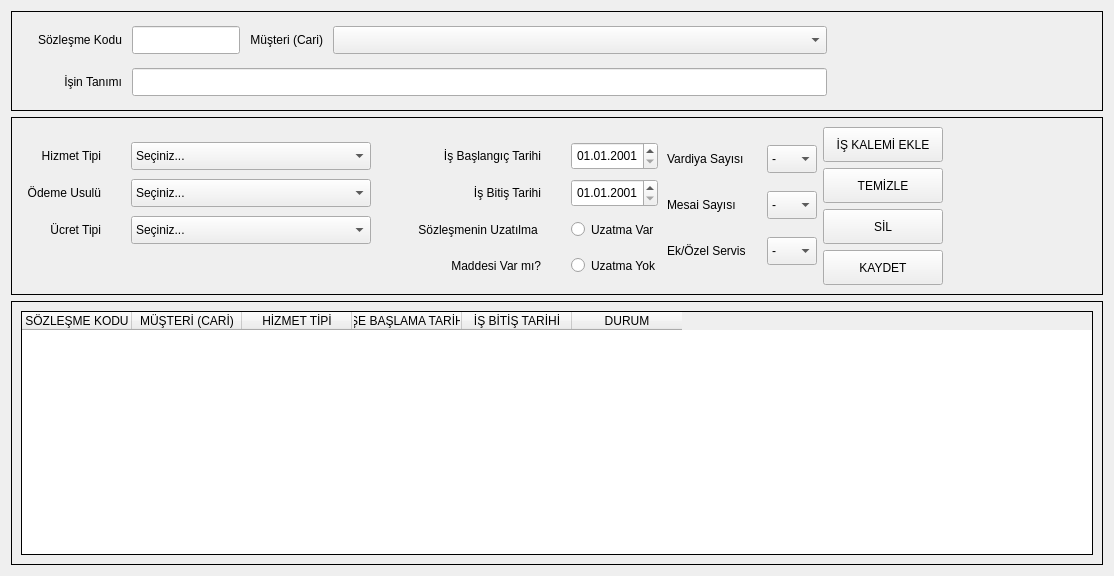
<?xml version="1.0" encoding="UTF-8"?>
<ui version="4.0">
 <class>main_form</class>
 <widget class="QWidget" name="main_form">
  <property name="geometry">
   <rect>
    <x>0</x>
    <y>0</y>
    <width>1036</width>
    <height>576</height>
   </rect>
  </property>
  <property name="windowTitle">
   <string>Form</string>
  </property>
  <layout class="QGridLayout" name="gridLayout_5">
   <item row="0" column="0">
    <widget class="QFrame" name="top_frame">
     <property name="sizePolicy">
      <sizepolicy hsizetype="Preferred" vsizetype="Fixed">
       <horstretch>0</horstretch>
       <verstretch>0</verstretch>
      </sizepolicy>
     </property>
     <property name="minimumSize">
      <size>
       <width>0</width>
       <height>100</height>
      </size>
     </property>
     <property name="maximumSize">
      <size>
       <width>16777215</width>
       <height>100</height>
      </size>
     </property>
     <property name="frameShape">
      <enum>QFrame::Shape::Box</enum>
     </property>
     <property name="frameShadow">
      <enum>QFrame::Shadow::Plain</enum>
     </property>
     <layout class="QGridLayout" name="gridLayout" rowstretch="0,0" columnstretch="2,0,0,0,0" rowminimumheight="25,0" columnminimumwidth="100,0,0,0,0">
      <property name="leftMargin">
       <number>10</number>
      </property>
      <property name="topMargin">
       <number>10</number>
      </property>
      <property name="rightMargin">
       <number>25</number>
      </property>
      <property name="bottomMargin">
       <number>10</number>
      </property>
      <property name="spacing">
       <number>10</number>
      </property>
      <item row="0" column="3">
       <widget class="QComboBox" name="cmb_musteri">
        <property name="sizePolicy">
         <sizepolicy hsizetype="Expanding" vsizetype="Fixed">
          <horstretch>0</horstretch>
          <verstretch>0</verstretch>
         </sizepolicy>
        </property>
        <property name="minimumSize">
         <size>
          <width>0</width>
          <height>28</height>
         </size>
        </property>
        <property name="maximumSize">
         <size>
          <width>16777215</width>
          <height>28</height>
         </size>
        </property>
        <property name="frame">
         <bool>true</bool>
        </property>
       </widget>
      </item>
      <item row="0" column="4">
       <spacer name="horizontalSpacer">
        <property name="orientation">
         <enum>Qt::Orientation::Horizontal</enum>
        </property>
        <property name="sizeType">
         <enum>QSizePolicy::Policy::Fixed</enum>
        </property>
        <property name="sizeHint" stdset="0">
         <size>
          <width>250</width>
          <height>20</height>
         </size>
        </property>
       </spacer>
      </item>
      <item row="0" column="1">
       <widget class="QLineEdit" name="txt_sozlesme_kodu">
        <property name="sizePolicy">
         <sizepolicy hsizetype="Fixed" vsizetype="Fixed">
          <horstretch>0</horstretch>
          <verstretch>0</verstretch>
         </sizepolicy>
        </property>
        <property name="minimumSize">
         <size>
          <width>0</width>
          <height>28</height>
         </size>
        </property>
        <property name="maximumSize">
         <size>
          <width>16777215</width>
          <height>28</height>
         </size>
        </property>
        <property name="readOnly">
         <bool>true</bool>
        </property>
       </widget>
      </item>
      <item row="1" column="1" colspan="3">
       <widget class="QLineEdit" name="txt_isin_tanimi">
        <property name="minimumSize">
         <size>
          <width>0</width>
          <height>28</height>
         </size>
        </property>
        <property name="maximumSize">
         <size>
          <width>16777215</width>
          <height>28</height>
         </size>
        </property>
       </widget>
      </item>
      <item row="0" column="2">
       <widget class="QLabel" name="lbl_musteri">
        <property name="sizePolicy">
         <sizepolicy hsizetype="Preferred" vsizetype="Preferred">
          <horstretch>0</horstretch>
          <verstretch>0</verstretch>
         </sizepolicy>
        </property>
        <property name="minimumSize">
         <size>
          <width>0</width>
          <height>28</height>
         </size>
        </property>
        <property name="maximumSize">
         <size>
          <width>16777215</width>
          <height>28</height>
         </size>
        </property>
        <property name="text">
         <string>Müşteri (Cari)</string>
        </property>
        <property name="alignment">
         <set>Qt::AlignmentFlag::AlignRight|Qt::AlignmentFlag::AlignTrailing|Qt::AlignmentFlag::AlignVCenter</set>
        </property>
       </widget>
      </item>
      <item row="0" column="0">
       <widget class="QLabel" name="lbl_sozlesme_kodu">
        <property name="sizePolicy">
         <sizepolicy hsizetype="Fixed" vsizetype="Fixed">
          <horstretch>0</horstretch>
          <verstretch>0</verstretch>
         </sizepolicy>
        </property>
        <property name="minimumSize">
         <size>
          <width>100</width>
          <height>28</height>
         </size>
        </property>
        <property name="maximumSize">
         <size>
          <width>100</width>
          <height>28</height>
         </size>
        </property>
        <property name="text">
         <string>Sözleşme Kodu</string>
        </property>
        <property name="alignment">
         <set>Qt::AlignmentFlag::AlignRight|Qt::AlignmentFlag::AlignTrailing|Qt::AlignmentFlag::AlignVCenter</set>
        </property>
       </widget>
      </item>
      <item row="1" column="0">
       <widget class="QLabel" name="lbl_isin_tanimi">
        <property name="sizePolicy">
         <sizepolicy hsizetype="Fixed" vsizetype="Fixed">
          <horstretch>0</horstretch>
          <verstretch>0</verstretch>
         </sizepolicy>
        </property>
        <property name="minimumSize">
         <size>
          <width>100</width>
          <height>28</height>
         </size>
        </property>
        <property name="maximumSize">
         <size>
          <width>100</width>
          <height>28</height>
         </size>
        </property>
        <property name="text">
         <string>İşin Tanımı</string>
        </property>
        <property name="alignment">
         <set>Qt::AlignmentFlag::AlignRight|Qt::AlignmentFlag::AlignTrailing|Qt::AlignmentFlag::AlignVCenter</set>
        </property>
       </widget>
      </item>
     </layout>
    </widget>
   </item>
   <item row="1" column="0" alignment="Qt::AlignmentFlag::AlignTop">
    <widget class="QFrame" name="middle_frame">
     <property name="sizePolicy">
      <sizepolicy hsizetype="Expanding" vsizetype="Expanding">
       <horstretch>0</horstretch>
       <verstretch>0</verstretch>
      </sizepolicy>
     </property>
     <property name="frameShape">
      <enum>QFrame::Shape::Box</enum>
     </property>
     <property name="frameShadow">
      <enum>QFrame::Shadow::Plain</enum>
     </property>
     <layout class="QGridLayout" name="gridLayout_6">
      <item row="0" column="2">
       <layout class="QVBoxLayout" name="verticalLayout">
        <item>
         <widget class="QPushButton" name="btn_kalem_ekle">
          <property name="sizePolicy">
           <sizepolicy hsizetype="Fixed" vsizetype="Fixed">
            <horstretch>0</horstretch>
            <verstretch>0</verstretch>
           </sizepolicy>
          </property>
          <property name="minimumSize">
           <size>
            <width>120</width>
            <height>35</height>
           </size>
          </property>
          <property name="maximumSize">
           <size>
            <width>120</width>
            <height>35</height>
           </size>
          </property>
          <property name="text">
           <string>İŞ KALEMİ EKLE</string>
          </property>
         </widget>
        </item>
        <item>
         <widget class="QPushButton" name="btn_temizle">
          <property name="sizePolicy">
           <sizepolicy hsizetype="Fixed" vsizetype="Fixed">
            <horstretch>0</horstretch>
            <verstretch>0</verstretch>
           </sizepolicy>
          </property>
          <property name="minimumSize">
           <size>
            <width>120</width>
            <height>35</height>
           </size>
          </property>
          <property name="maximumSize">
           <size>
            <width>120</width>
            <height>35</height>
           </size>
          </property>
          <property name="text">
           <string>TEMİZLE</string>
          </property>
         </widget>
        </item>
        <item>
         <widget class="QPushButton" name="btn_sil">
          <property name="sizePolicy">
           <sizepolicy hsizetype="Fixed" vsizetype="Fixed">
            <horstretch>0</horstretch>
            <verstretch>0</verstretch>
           </sizepolicy>
          </property>
          <property name="minimumSize">
           <size>
            <width>120</width>
            <height>35</height>
           </size>
          </property>
          <property name="maximumSize">
           <size>
            <width>120</width>
            <height>35</height>
           </size>
          </property>
          <property name="text">
           <string>SİL</string>
          </property>
         </widget>
        </item>
        <item>
         <widget class="QPushButton" name="btn_kaydet">
          <property name="sizePolicy">
           <sizepolicy hsizetype="Fixed" vsizetype="Fixed">
            <horstretch>0</horstretch>
            <verstretch>0</verstretch>
           </sizepolicy>
          </property>
          <property name="minimumSize">
           <size>
            <width>120</width>
            <height>35</height>
           </size>
          </property>
          <property name="maximumSize">
           <size>
            <width>120</width>
            <height>35</height>
           </size>
          </property>
          <property name="text">
           <string>KAYDET</string>
          </property>
         </widget>
        </item>
       </layout>
      </item>
      <item row="0" column="1">
       <layout class="QGridLayout" name="gridLayout_4" columnstretch="0,0" columnminimumwidth="2,1">
        <property name="leftMargin">
         <number>0</number>
        </property>
        <property name="topMargin">
         <number>0</number>
        </property>
        <property name="bottomMargin">
         <number>0</number>
        </property>
        <property name="spacing">
         <number>0</number>
        </property>
        <item row="0" column="0">
         <widget class="QLabel" name="lbl_vardiya">
          <property name="sizePolicy">
           <sizepolicy hsizetype="Fixed" vsizetype="Fixed">
            <horstretch>0</horstretch>
            <verstretch>0</verstretch>
           </sizepolicy>
          </property>
          <property name="minimumSize">
           <size>
            <width>100</width>
            <height>28</height>
           </size>
          </property>
          <property name="maximumSize">
           <size>
            <width>100</width>
            <height>28</height>
           </size>
          </property>
          <property name="text">
           <string>Vardiya Sayısı</string>
          </property>
         </widget>
        </item>
        <item row="0" column="1">
         <widget class="QComboBox" name="cmb_vardiya">
          <property name="sizePolicy">
           <sizepolicy hsizetype="Fixed" vsizetype="Fixed">
            <horstretch>0</horstretch>
            <verstretch>0</verstretch>
           </sizepolicy>
          </property>
          <property name="minimumSize">
           <size>
            <width>50</width>
            <height>28</height>
           </size>
          </property>
          <property name="maximumSize">
           <size>
            <width>50</width>
            <height>28</height>
           </size>
          </property>
          <item>
           <property name="text">
            <string>-</string>
           </property>
          </item>
          <item>
           <property name="text">
            <string>1</string>
           </property>
          </item>
          <item>
           <property name="text">
            <string>2</string>
           </property>
          </item>
          <item>
           <property name="text">
            <string>3</string>
           </property>
          </item>
          <item>
           <property name="text">
            <string>4</string>
           </property>
          </item>
         </widget>
        </item>
        <item row="1" column="0">
         <widget class="QLabel" name="lbl_mesai">
          <property name="sizePolicy">
           <sizepolicy hsizetype="Fixed" vsizetype="Fixed">
            <horstretch>0</horstretch>
            <verstretch>0</verstretch>
           </sizepolicy>
          </property>
          <property name="minimumSize">
           <size>
            <width>100</width>
            <height>28</height>
           </size>
          </property>
          <property name="maximumSize">
           <size>
            <width>100</width>
            <height>28</height>
           </size>
          </property>
          <property name="text">
           <string>Mesai Sayısı</string>
          </property>
         </widget>
        </item>
        <item row="1" column="1">
         <widget class="QComboBox" name="cmb_mesai">
          <property name="sizePolicy">
           <sizepolicy hsizetype="Fixed" vsizetype="Fixed">
            <horstretch>0</horstretch>
            <verstretch>0</verstretch>
           </sizepolicy>
          </property>
          <property name="minimumSize">
           <size>
            <width>50</width>
            <height>28</height>
           </size>
          </property>
          <property name="maximumSize">
           <size>
            <width>50</width>
            <height>28</height>
           </size>
          </property>
          <item>
           <property name="text">
            <string>-</string>
           </property>
          </item>
          <item>
           <property name="text">
            <string>1</string>
           </property>
          </item>
          <item>
           <property name="text">
            <string>2</string>
           </property>
          </item>
          <item>
           <property name="text">
            <string>3</string>
           </property>
          </item>
          <item>
           <property name="text">
            <string>4</string>
           </property>
          </item>
         </widget>
        </item>
        <item row="2" column="0">
         <widget class="QLabel" name="lbl_ek_ozel">
          <property name="sizePolicy">
           <sizepolicy hsizetype="Fixed" vsizetype="Fixed">
            <horstretch>0</horstretch>
            <verstretch>0</verstretch>
           </sizepolicy>
          </property>
          <property name="minimumSize">
           <size>
            <width>100</width>
            <height>28</height>
           </size>
          </property>
          <property name="maximumSize">
           <size>
            <width>100</width>
            <height>28</height>
           </size>
          </property>
          <property name="text">
           <string>Ek/Özel Servis</string>
          </property>
         </widget>
        </item>
        <item row="2" column="1">
         <widget class="QComboBox" name="cmb_ek_ozel">
          <property name="sizePolicy">
           <sizepolicy hsizetype="Fixed" vsizetype="Fixed">
            <horstretch>0</horstretch>
            <verstretch>0</verstretch>
           </sizepolicy>
          </property>
          <property name="minimumSize">
           <size>
            <width>50</width>
            <height>28</height>
           </size>
          </property>
          <property name="maximumSize">
           <size>
            <width>50</width>
            <height>28</height>
           </size>
          </property>
          <item>
           <property name="text">
            <string>-</string>
           </property>
          </item>
          <item>
           <property name="text">
            <string>1</string>
           </property>
          </item>
          <item>
           <property name="text">
            <string>2</string>
           </property>
          </item>
          <item>
           <property name="text">
            <string>3</string>
           </property>
          </item>
          <item>
           <property name="text">
            <string>4</string>
           </property>
          </item>
         </widget>
        </item>
       </layout>
      </item>
      <item row="0" column="0">
       <layout class="QGridLayout" name="gridLayout_2" rowstretch="0,0,0,0,0" rowminimumheight="0,0,0,0,0">
        <property name="topMargin">
         <number>10</number>
        </property>
        <property name="horizontalSpacing">
         <number>30</number>
        </property>
        <property name="verticalSpacing">
         <number>4</number>
        </property>
        <item row="0" column="0">
         <widget class="QLabel" name="lbl_hizmet_tipi">
          <property name="minimumSize">
           <size>
            <width>80</width>
            <height>25</height>
           </size>
          </property>
          <property name="maximumSize">
           <size>
            <width>80</width>
            <height>25</height>
           </size>
          </property>
          <property name="text">
           <string>Hizmet Tipi</string>
          </property>
          <property name="alignment">
           <set>Qt::AlignmentFlag::AlignRight|Qt::AlignmentFlag::AlignTrailing|Qt::AlignmentFlag::AlignVCenter</set>
          </property>
         </widget>
        </item>
        <item row="0" column="1">
         <widget class="QComboBox" name="cmb_hizmet_tipi">
          <property name="sizePolicy">
           <sizepolicy hsizetype="Fixed" vsizetype="Fixed">
            <horstretch>0</horstretch>
            <verstretch>0</verstretch>
           </sizepolicy>
          </property>
          <property name="minimumSize">
           <size>
            <width>240</width>
            <height>28</height>
           </size>
          </property>
          <property name="maximumSize">
           <size>
            <width>240</width>
            <height>28</height>
           </size>
          </property>
          <item>
           <property name="text">
            <string>Seçiniz...</string>
           </property>
          </item>
          <item>
           <property name="text">
            <string>ÖĞRENCİ TAŞIMA</string>
           </property>
          </item>
          <item>
           <property name="text">
            <string>PERSONEL TAŞIMA</string>
           </property>
          </item>
          <item>
           <property name="text">
            <string>ARAÇ KİRALAMA</string>
           </property>
          </item>
          <item>
           <property name="text">
            <string>DİĞER...</string>
           </property>
          </item>
         </widget>
        </item>
        <item row="0" column="2">
         <widget class="QLabel" name="lbl_baslangic">
          <property name="sizePolicy">
           <sizepolicy hsizetype="Fixed" vsizetype="Fixed">
            <horstretch>0</horstretch>
            <verstretch>25</verstretch>
           </sizepolicy>
          </property>
          <property name="minimumSize">
           <size>
            <width>140</width>
            <height>25</height>
           </size>
          </property>
          <property name="maximumSize">
           <size>
            <width>140</width>
            <height>30</height>
           </size>
          </property>
          <property name="text">
           <string>İş Başlangıç Tarihi</string>
          </property>
          <property name="alignment">
           <set>Qt::AlignmentFlag::AlignRight|Qt::AlignmentFlag::AlignTrailing|Qt::AlignmentFlag::AlignVCenter</set>
          </property>
         </widget>
        </item>
        <item row="0" column="3">
         <widget class="QDateEdit" name="date_baslangic">
          <property name="sizePolicy">
           <sizepolicy hsizetype="Fixed" vsizetype="Fixed">
            <horstretch>0</horstretch>
            <verstretch>25</verstretch>
           </sizepolicy>
          </property>
          <property name="minimumSize">
           <size>
            <width>0</width>
            <height>25</height>
           </size>
          </property>
          <property name="maximumSize">
           <size>
            <width>16777215</width>
            <height>30</height>
           </size>
          </property>
          <property name="alignment">
           <set>Qt::AlignmentFlag::AlignCenter</set>
          </property>
          <property name="specialValueText">
           <string/>
          </property>
          <property name="displayFormat">
           <string>dd.MM.yyyy</string>
          </property>
          <property name="calendarPopup">
           <bool>false</bool>
          </property>
          <property name="date">
           <date>
            <year>2001</year>
            <month>1</month>
            <day>1</day>
           </date>
          </property>
         </widget>
        </item>
        <item row="1" column="0">
         <widget class="QLabel" name="lbl_odeme_usulu">
          <property name="minimumSize">
           <size>
            <width>80</width>
            <height>25</height>
           </size>
          </property>
          <property name="maximumSize">
           <size>
            <width>80</width>
            <height>25</height>
           </size>
          </property>
          <property name="text">
           <string>Ödeme Usulü</string>
          </property>
          <property name="alignment">
           <set>Qt::AlignmentFlag::AlignRight|Qt::AlignmentFlag::AlignTrailing|Qt::AlignmentFlag::AlignVCenter</set>
          </property>
         </widget>
        </item>
        <item row="1" column="1">
         <widget class="QComboBox" name="cmb_odeme_usulu">
          <property name="minimumSize">
           <size>
            <width>0</width>
            <height>28</height>
           </size>
          </property>
          <property name="maximumSize">
           <size>
            <width>16777215</width>
            <height>28</height>
           </size>
          </property>
          <item>
           <property name="text">
            <string>Seçiniz...</string>
           </property>
          </item>
          <item>
           <property name="text">
            <string>BİRİM FİYAT</string>
           </property>
          </item>
          <item>
           <property name="text">
            <string>GÖTÜRÜ BEDEL</string>
           </property>
          </item>
         </widget>
        </item>
        <item row="2" column="0">
         <widget class="QLabel" name="lbl_ucret_tipi">
          <property name="minimumSize">
           <size>
            <width>80</width>
            <height>25</height>
           </size>
          </property>
          <property name="maximumSize">
           <size>
            <width>80</width>
            <height>25</height>
           </size>
          </property>
          <property name="text">
           <string>Ücret Tipi</string>
          </property>
          <property name="alignment">
           <set>Qt::AlignmentFlag::AlignRight|Qt::AlignmentFlag::AlignTrailing|Qt::AlignmentFlag::AlignVCenter</set>
          </property>
         </widget>
        </item>
        <item row="2" column="1">
         <widget class="QComboBox" name="cmb_ucret_tipi">
          <property name="minimumSize">
           <size>
            <width>0</width>
            <height>28</height>
           </size>
          </property>
          <property name="maximumSize">
           <size>
            <width>16777215</width>
            <height>28</height>
           </size>
          </property>
          <item>
           <property name="text">
            <string>Seçiniz...</string>
           </property>
          </item>
          <item>
           <property name="text">
            <string>AYLIK ÜCRET</string>
           </property>
          </item>
          <item>
           <property name="text">
            <string>GÜNLÜK ÜCRET</string>
           </property>
          </item>
          <item>
           <property name="text">
            <string>SEFER BAŞI ÜCRET</string>
           </property>
          </item>
         </widget>
        </item>
        <item row="1" column="2">
         <widget class="QLabel" name="lbl_bitis">
          <property name="sizePolicy">
           <sizepolicy hsizetype="Fixed" vsizetype="Fixed">
            <horstretch>0</horstretch>
            <verstretch>25</verstretch>
           </sizepolicy>
          </property>
          <property name="minimumSize">
           <size>
            <width>140</width>
            <height>25</height>
           </size>
          </property>
          <property name="maximumSize">
           <size>
            <width>140</width>
            <height>30</height>
           </size>
          </property>
          <property name="frameShape">
           <enum>QFrame::Shape::NoFrame</enum>
          </property>
          <property name="text">
           <string>İş Bitiş Tarihi</string>
          </property>
          <property name="alignment">
           <set>Qt::AlignmentFlag::AlignRight|Qt::AlignmentFlag::AlignTrailing|Qt::AlignmentFlag::AlignVCenter</set>
          </property>
         </widget>
        </item>
        <item row="2" column="2">
         <widget class="QLabel" name="lbl_uzama">
          <property name="sizePolicy">
           <sizepolicy hsizetype="Fixed" vsizetype="Fixed">
            <horstretch>0</horstretch>
            <verstretch>0</verstretch>
           </sizepolicy>
          </property>
          <property name="minimumSize">
           <size>
            <width>140</width>
            <height>25</height>
           </size>
          </property>
          <property name="maximumSize">
           <size>
            <width>140</width>
            <height>25</height>
           </size>
          </property>
          <property name="text">
           <string>Sözleşmenin Uzatılma </string>
          </property>
          <property name="alignment">
           <set>Qt::AlignmentFlag::AlignRight|Qt::AlignmentFlag::AlignTrailing|Qt::AlignmentFlag::AlignVCenter</set>
          </property>
          <property name="wordWrap">
           <bool>true</bool>
          </property>
         </widget>
        </item>
        <item row="4" column="2">
         <widget class="QLabel" name="lbl_uzama_2">
          <property name="sizePolicy">
           <sizepolicy hsizetype="Fixed" vsizetype="Fixed">
            <horstretch>0</horstretch>
            <verstretch>0</verstretch>
           </sizepolicy>
          </property>
          <property name="minimumSize">
           <size>
            <width>140</width>
            <height>25</height>
           </size>
          </property>
          <property name="maximumSize">
           <size>
            <width>140</width>
            <height>25</height>
           </size>
          </property>
          <property name="text">
           <string>Maddesi Var mı?</string>
          </property>
          <property name="alignment">
           <set>Qt::AlignmentFlag::AlignRight|Qt::AlignmentFlag::AlignTrailing|Qt::AlignmentFlag::AlignVCenter</set>
          </property>
         </widget>
        </item>
        <item row="1" column="3">
         <widget class="QDateEdit" name="date_bitis">
          <property name="sizePolicy">
           <sizepolicy hsizetype="Fixed" vsizetype="Fixed">
            <horstretch>0</horstretch>
            <verstretch>25</verstretch>
           </sizepolicy>
          </property>
          <property name="minimumSize">
           <size>
            <width>0</width>
            <height>25</height>
           </size>
          </property>
          <property name="maximumSize">
           <size>
            <width>16777215</width>
            <height>30</height>
           </size>
          </property>
          <property name="alignment">
           <set>Qt::AlignmentFlag::AlignCenter</set>
          </property>
          <property name="specialValueText">
           <string/>
          </property>
          <property name="displayFormat">
           <string>dd.MM.yyyy</string>
          </property>
          <property name="calendarPopup">
           <bool>false</bool>
          </property>
          <property name="date">
           <date>
            <year>2001</year>
            <month>1</month>
            <day>1</day>
           </date>
          </property>
         </widget>
        </item>
        <item row="2" column="3">
         <widget class="QRadioButton" name="radio_uzama_var">
          <property name="sizePolicy">
           <sizepolicy hsizetype="Fixed" vsizetype="Fixed">
            <horstretch>0</horstretch>
            <verstretch>0</verstretch>
           </sizepolicy>
          </property>
          <property name="minimumSize">
           <size>
            <width>0</width>
            <height>25</height>
           </size>
          </property>
          <property name="maximumSize">
           <size>
            <width>16777215</width>
            <height>25</height>
           </size>
          </property>
          <property name="text">
           <string>Uzatma Var</string>
          </property>
         </widget>
        </item>
        <item row="4" column="3">
         <widget class="QRadioButton" name="radio_uzama_yok">
          <property name="sizePolicy">
           <sizepolicy hsizetype="Fixed" vsizetype="Fixed">
            <horstretch>0</horstretch>
            <verstretch>0</verstretch>
           </sizepolicy>
          </property>
          <property name="minimumSize">
           <size>
            <width>0</width>
            <height>25</height>
           </size>
          </property>
          <property name="maximumSize">
           <size>
            <width>16777215</width>
            <height>25</height>
           </size>
          </property>
          <property name="text">
           <string>Uzatma Yok</string>
          </property>
         </widget>
        </item>
       </layout>
      </item>
      <item row="0" column="3">
       <spacer name="horizontalSpacer_2">
        <property name="orientation">
         <enum>Qt::Orientation::Horizontal</enum>
        </property>
        <property name="sizeType">
         <enum>QSizePolicy::Policy::Fixed</enum>
        </property>
        <property name="sizeHint" stdset="0">
         <size>
          <width>150</width>
          <height>20</height>
         </size>
        </property>
       </spacer>
      </item>
     </layout>
    </widget>
   </item>
   <item row="2" column="0">
    <widget class="QFrame" name="bottom_frame">
     <property name="frameShape">
      <enum>QFrame::Shape::Box</enum>
     </property>
     <property name="frameShadow">
      <enum>QFrame::Shadow::Plain</enum>
     </property>
     <layout class="QGridLayout" name="gridLayout_3">
      <item row="0" column="0">
       <widget class="QTableWidget" name="table_View">
        <property name="frameShape">
         <enum>QFrame::Shape::Box</enum>
        </property>
        <property name="frameShadow">
         <enum>QFrame::Shadow::Plain</enum>
        </property>
        <property name="lineWidth">
         <number>1</number>
        </property>
        <property name="midLineWidth">
         <number>0</number>
        </property>
        <property name="sizeAdjustPolicy">
         <enum>QAbstractScrollArea::SizeAdjustPolicy::AdjustIgnored</enum>
        </property>
        <attribute name="horizontalHeaderDefaultSectionSize">
         <number>110</number>
        </attribute>
        <attribute name="verticalHeaderMinimumSectionSize">
         <number>40</number>
        </attribute>
        <column>
         <property name="text">
          <string>SÖZLEŞME KODU</string>
         </property>
        </column>
        <column>
         <property name="text">
          <string>MÜŞTERİ (CARİ)</string>
         </property>
        </column>
        <column>
         <property name="text">
          <string>HİZMET TİPİ</string>
         </property>
        </column>
        <column>
         <property name="text">
          <string>İŞE BAŞLAMA TARİHİ</string>
         </property>
        </column>
        <column>
         <property name="text">
          <string>İŞ BİTİŞ TARİHİ</string>
         </property>
        </column>
        <column>
         <property name="text">
          <string>DURUM</string>
         </property>
        </column>
       </widget>
      </item>
     </layout>
    </widget>
   </item>
  </layout>
 </widget>
 <resources>
  <include location="../../../../../ASIL/ui/icons/resource.qrc"/>
 </resources>
 <connections/>
</ui>
